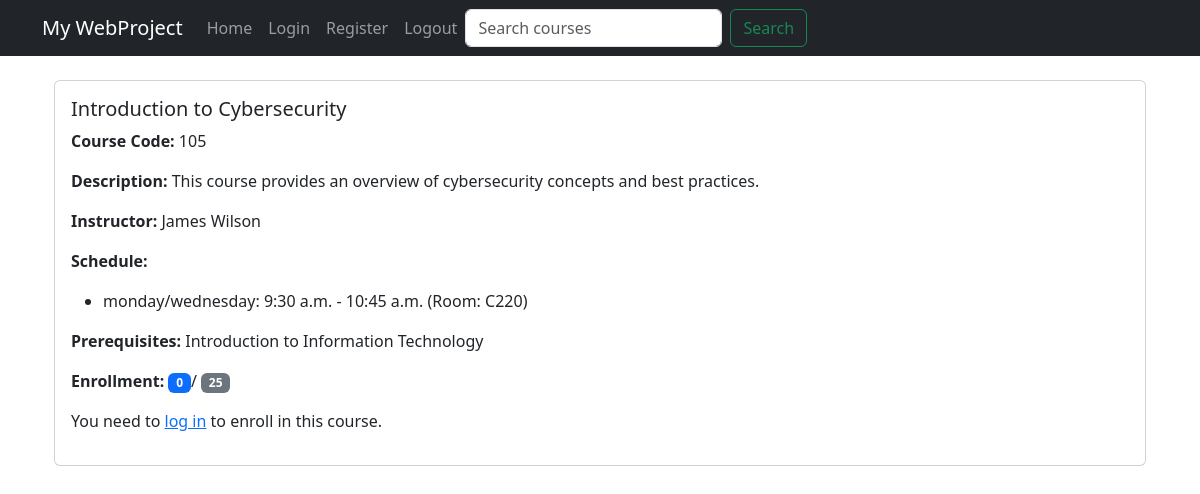
/courses/5/, run on the app's committed database.
### courses/models.py (models this page shows, shortened)
class Course(models.Model):
    course_code = models.CharField(max_length=20)
    course_name = models.CharField(max_length=100)
    instructor_name = models.CharField(max_length=100)
    description = models.TextField()
    capacity = models.PositiveIntegerField()
    enrollment_count = models.PositiveIntegerField(default=0)
    prerequisites = models.ManyToManyField('self', symmetrical=False, blank=True)

### schedules/models.py (models this page shows, shortened)
class Schedule(models.Model):
    days = models.CharField(max_length=100)
    start_time = models.TimeField()
    end_time = models.TimeField()
    room_no = models.CharField(max_length=20)
    course = models.ForeignKey(Course, on_delete=models.CASCADE, related_name='schedules')

### courses/views.py (the view)
# urls.py: path('<int:course_id>/', views.course_detail, name='course_detail'),
def course_detail(request, course_id):
    course = get_object_or_404(Course, id=course_id)
    enrollment_count = course.enrollments.count()
    schedules = course.schedules.all()
    enrolled = False
    if request.user.is_authenticated and hasattr(request.user, 'student'):
        enrolled = Enrollment.objects.filter(course=course, student=request.user.student).exists()
    return render(request, 'courses/course_detail.html', {
        'course': course,
        'enrollment_count': enrollment_count,
        'enrolled': enrolled,
        'schedules': schedules,
    })

### templates/courses/course_detail.html
{% extends 'base.html' %}
{% block content %}
<div class="container mt-4">
    <div class="card">
        <div class="card-body">
            <h5 class="card-title">{{ course.course_name }}</h5>
            <p class="card-text"><strong>Course Code:</strong> {{ course.course_code }}</p>
            <p class="card-text"><strong>Description:</strong> {{ course.description }}</p>
            <p class="card-text"><strong>Instructor:</strong> {{ course.instructor_name }}</p>
            <p class="card-text"><strong>Schedule:</strong></p>
            <ul>
                {% for schedule in schedules %}
                    <li>{{ schedule.days }}: {{ schedule.start_time }} - {{ schedule.end_time }} (Room: {{ schedule.room_no }})</li>
                {% endfor %}
            </ul>
            <p class="card-text"><strong>Prerequisites:</strong>
                {% for prerequisite in course.prerequisites.all %}
                    {{ prerequisite.course_name }}{% if not forloop.last %}, {% endif %}
                {% endfor %}
            </p>
            <p class="card-text"><strong>Enrollment:</strong>
                <span class="badge bg-primary">{{ enrollment_count }}</span>/
                <span class="badge bg-secondary">{{ course.capacity }}</span>
            </p>
            {% if user.is_authenticated %}
                {% if not user.student %}
                    <p>You need to <a href="{% url 'login' %}">log in</a> as a student to enroll in this course.</p>
                {% else %}
                    {% if enrolled %}
                        <form action="{% url 'drop_course' course.id %}" method="post">
                            {% csrf_token %}
                            <button type="submit" class="btn btn-danger">Drop Course</button>
                        </form>
                    {% else %}
                        {% if enrollment_count < course.capacity %}
                            <form action="{% url 'enroll_course' course.id %}" method="post">
                                {% csrf_token %}
                                <button type="submit" class="btn btn-primary">Enroll</button>
                            </form>
                        {% else %}
                            <button type="button" class="btn btn-danger" disabled>Course Full</button>
                        {% endif %}
                    {% endif %}
                {% endif %}
            {% else %}
                <p>You need to <a href="{% url 'login' %}">log in</a> to enroll in this course.</p>
            {% endif %}
        </div>
    </div>
</div>
{% endblock %}

### data on the page
Course: course_name "Introduction to Cybersecurity", course_code "105", description "This course provides an overview of cybersecurity concepts and best practices.", instructor_name "James Wilson", capacity "25"
Schedule: days "monday/wednesday", start_time "9:30 a.m.", end_time "10:45 a.m.", room_no "C220"
Course: course_name "Introduction to Information Technology"

### other printed values
{{ enrollment_count }} "0"
